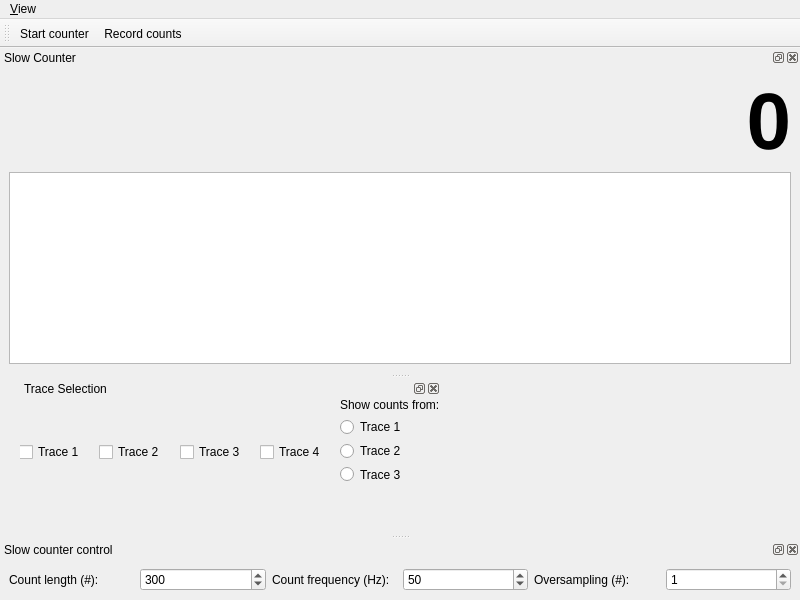
<?xml version="1.0" encoding="UTF-8"?>
<ui version="4.0">
 <class>MainWindow</class>
 <widget class="QMainWindow" name="MainWindow">
  <property name="geometry">
   <rect>
    <x>0</x>
    <y>0</y>
    <width>800</width>
    <height>600</height>
   </rect>
  </property>
  <property name="windowTitle">
   <string>qudi: Slow Counter</string>
  </property>
  <widget class="QWidget" name="centralwidget">
   <widget class="QDockWidget" name="trace_selection_DockWidget">
    <property name="geometry">
     <rect>
      <x>20</x>
      <y>0</y>
      <width>421</width>
      <height>109</height>
     </rect>
    </property>
    <property name="floating">
     <bool>true</bool>
    </property>
    <property name="windowTitle">
     <string>Trace Selection</string>
    </property>
    <widget class="QWidget" name="dockWidgetContents_3">
     <widget class="QWidget" name="horizontalLayoutWidget">
      <property name="geometry">
       <rect>
        <x>-1</x>
        <y>0</y>
        <width>421</width>
        <height>109</height>
       </rect>
      </property>
      <layout class="QHBoxLayout" name="horizontalLayout_2">
       <item>
        <widget class="QCheckBox" name="trace_1_checkbox">
         <property name="text">
          <string>Trace 1</string>
         </property>
        </widget>
       </item>
       <item>
        <widget class="QCheckBox" name="trace_2_checkbox">
         <property name="text">
          <string>Trace 2</string>
         </property>
        </widget>
       </item>
       <item>
        <widget class="QCheckBox" name="trace_3_checkbox">
         <property name="text">
          <string>Trace 3</string>
         </property>
        </widget>
       </item>
       <item>
        <widget class="QCheckBox" name="trace_4_checkbox">
         <property name="text">
          <string>Trace 4</string>
         </property>
        </widget>
       </item>
       <item>
        <layout class="QVBoxLayout" name="verticalLayout_2">
         <item>
          <widget class="QLabel" name="show_couts_label">
           <property name="text">
            <string>Show counts from:</string>
           </property>
          </widget>
         </item>
         <item>
          <widget class="QRadioButton" name="trace_1_radiobutton">
           <property name="text">
            <string>Trace 1</string>
           </property>
          </widget>
         </item>
         <item>
          <widget class="QRadioButton" name="trace_2_radiobutton">
           <property name="text">
            <string>Trace 2</string>
           </property>
          </widget>
         </item>
         <item>
          <widget class="QRadioButton" name="trace_3_radiobutton">
           <property name="text">
            <string>Trace 3</string>
           </property>
          </widget>
         </item>
         <item>
          <widget class="QRadioButton" name="trace_4_radiobutton">
           <property name="text">
            <string>Trace 4</string>
           </property>
          </widget>
         </item>
        </layout>
       </item>
      </layout>
     </widget>
    </widget>
   </widget>
  </widget>
  <widget class="QMenuBar" name="menubar">
   <property name="geometry">
    <rect>
     <x>0</x>
     <y>0</y>
     <width>800</width>
     <height>21</height>
    </rect>
   </property>
   <widget class="QMenu" name="menuView">
    <property name="title">
     <string>&amp;View</string>
    </property>
    <widget class="QMenu" name="menuToolbars">
     <property name="title">
      <string>&amp;Toolbars</string>
     </property>
     <addaction name="counting_controls_view_Action"/>
    </widget>
    <addaction name="slow_counter_view_Action"/>
    <addaction name="slow_counter_parameters_view_Action"/>
    <addaction name="trace_selection_view_Action"/>
    <addaction name="separator"/>
    <addaction name="menuToolbars"/>
    <addaction name="separator"/>
    <addaction name="restore_default_view_Action"/>
    <addaction name="actionClose"/>
   </widget>
   <addaction name="menuView"/>
  </widget>
  <widget class="QDockWidget" name="counter_trace_DockWidget">
   <property name="sizePolicy">
    <sizepolicy hsizetype="Preferred" vsizetype="Preferred">
     <horstretch>1</horstretch>
     <verstretch>0</verstretch>
    </sizepolicy>
   </property>
   <property name="windowTitle">
    <string>Slow Counter</string>
   </property>
   <attribute name="dockWidgetArea">
    <number>4</number>
   </attribute>
   <widget class="QWidget" name="dockWidgetContents">
    <layout class="QVBoxLayout" name="verticalLayout">
     <item>
      <widget class="QLabel" name="count_value_Label">
       <property name="font">
        <font>
         <pointsize>60</pointsize>
         <weight>75</weight>
         <bold>true</bold>
        </font>
       </property>
       <property name="text">
        <string>0</string>
       </property>
       <property name="alignment">
        <set>Qt::AlignRight|Qt::AlignTrailing|Qt::AlignVCenter</set>
       </property>
      </widget>
     </item>
     <item>
      <widget class="PlotWidget" name="counter_trace_PlotWidget"/>
     </item>
    </layout>
   </widget>
  </widget>
  <widget class="QDockWidget" name="slow_counter_parameters_DockWidget">
   <property name="maximumSize">
    <size>
     <width>524287</width>
     <height>100</height>
    </size>
   </property>
   <property name="windowTitle">
    <string>Slow counter control</string>
   </property>
   <attribute name="dockWidgetArea">
    <number>8</number>
   </attribute>
   <widget class="QWidget" name="dockWidgetContents_2">
    <layout class="QHBoxLayout" name="horizontalLayout">
     <item>
      <widget class="QLabel" name="label">
       <property name="text">
        <string>Count length (#):</string>
       </property>
      </widget>
     </item>
     <item>
      <widget class="QSpinBox" name="count_length_SpinBox">
       <property name="minimum">
        <number>1</number>
       </property>
       <property name="maximum">
        <number>1000000</number>
       </property>
       <property name="singleStep">
        <number>10</number>
       </property>
       <property name="value">
        <number>300</number>
       </property>
      </widget>
     </item>
     <item>
      <widget class="QLabel" name="label_2">
       <property name="text">
        <string>Count frequency (Hz):</string>
       </property>
      </widget>
     </item>
     <item>
      <widget class="QSpinBox" name="count_freq_SpinBox">
       <property name="minimum">
        <number>1</number>
       </property>
       <property name="maximum">
        <number>1000000</number>
       </property>
       <property name="singleStep">
        <number>10</number>
       </property>
       <property name="value">
        <number>50</number>
       </property>
      </widget>
     </item>
     <item>
      <widget class="QLabel" name="label_3">
       <property name="toolTip">
        <string>If bigger than 1, the number of samples is averaged over the given number and then displayed. 
Use for extremely fast counting, since all the raw data is saved. 
Timestamps in oversampling interval are all equal to the averaging time.</string>
       </property>
       <property name="text">
        <string>Oversampling (#):</string>
       </property>
      </widget>
     </item>
     <item>
      <widget class="QSpinBox" name="oversampling_SpinBox">
       <property name="toolTip">
        <string>If bigger than 1, the number of samples is averaged over the given number and then displayed. 
Use for extremely fast counting, since all the raw data is saved. 
Timestamps in oversampling interval are all equal to the averaging time.</string>
       </property>
       <property name="minimum">
        <number>1</number>
       </property>
       <property name="maximum">
        <number>10000</number>
       </property>
       <property name="value">
        <number>1</number>
       </property>
      </widget>
     </item>
    </layout>
   </widget>
  </widget>
  <widget class="QToolBar" name="counting_control_ToolBar">
   <property name="enabled">
    <bool>true</bool>
   </property>
   <property name="windowTitle">
    <string>Counting Controls</string>
   </property>
   <property name="toolButtonStyle">
    <enum>Qt::ToolButtonTextUnderIcon</enum>
   </property>
   <attribute name="toolBarArea">
    <enum>TopToolBarArea</enum>
   </attribute>
   <attribute name="toolBarBreak">
    <bool>false</bool>
   </attribute>
   <addaction name="start_counter_Action"/>
   <addaction name="record_counts_Action"/>
  </widget>
  <action name="start_counter_Action">
   <property name="checkable">
    <bool>true</bool>
   </property>
   <property name="icon">
    <iconset>
     <normaloff>../../artwork/icons/qudiTheme/22x22/start-counter.png</normaloff>../../artwork/icons/qudiTheme/22x22/start-counter.png</iconset>
   </property>
   <property name="text">
    <string>Start counter</string>
   </property>
   <property name="toolTip">
    <string>Start the counter</string>
   </property>
  </action>
  <action name="record_counts_Action">
   <property name="checkable">
    <bool>true</bool>
   </property>
   <property name="icon">
    <iconset>
     <normaloff>../../artwork/icons/qudiTheme/22x22/record-counter.png</normaloff>../../artwork/icons/qudiTheme/22x22/record-counter.png</iconset>
   </property>
   <property name="text">
    <string>Record counts</string>
   </property>
   <property name="toolTip">
    <string>Save count trace to file</string>
   </property>
  </action>
  <action name="slow_counter_view_Action">
   <property name="checkable">
    <bool>true</bool>
   </property>
   <property name="text">
    <string>&amp;Slow counter</string>
   </property>
   <property name="toolTip">
    <string>Show the Slow counter</string>
   </property>
  </action>
  <action name="slow_counter_parameters_view_Action">
   <property name="checkable">
    <bool>true</bool>
   </property>
   <property name="text">
    <string>Slow &amp;counter parameters</string>
   </property>
   <property name="toolTip">
    <string>Show Slow counter parameters</string>
   </property>
  </action>
  <action name="restore_default_view_Action">
   <property name="text">
    <string>&amp;Restore default</string>
   </property>
  </action>
  <action name="counting_controls_view_Action">
   <property name="checkable">
    <bool>true</bool>
   </property>
   <property name="text">
    <string>&amp;Counting controls</string>
   </property>
  </action>
  <action name="actionClose">
   <property name="icon">
    <iconset>
     <normaloff>../../artwork/icons/oxygen/22x22/application-exit.png</normaloff>../../artwork/icons/oxygen/22x22/application-exit.png</iconset>
   </property>
   <property name="text">
    <string>Close</string>
   </property>
  </action>
  <action name="trace_selection_view_Action">
   <property name="checkable">
    <bool>true</bool>
   </property>
   <property name="checked">
    <bool>false</bool>
   </property>
   <property name="text">
    <string>Trace Selection</string>
   </property>
  </action>
 </widget>
 <customwidgets>
  <customwidget>
   <class>PlotWidget</class>
   <extends>QGraphicsView</extends>
   <header>pyqtgraph</header>
  </customwidget>
 </customwidgets>
 <resources/>
 <connections>
  <connection>
   <sender>slow_counter_view_Action</sender>
   <signal>triggered(bool)</signal>
   <receiver>counter_trace_DockWidget</receiver>
   <slot>setVisible(bool)</slot>
   <hints>
    <hint type="sourcelabel">
     <x>-1</x>
     <y>-1</y>
    </hint>
    <hint type="destinationlabel">
     <x>399</x>
     <y>136</y>
    </hint>
   </hints>
  </connection>
  <connection>
   <sender>counter_trace_DockWidget</sender>
   <signal>visibilityChanged(bool)</signal>
   <receiver>slow_counter_view_Action</receiver>
   <slot>setChecked(bool)</slot>
   <hints>
    <hint type="sourcelabel">
     <x>399</x>
     <y>136</y>
    </hint>
    <hint type="destinationlabel">
     <x>-1</x>
     <y>-1</y>
    </hint>
   </hints>
  </connection>
  <connection>
   <sender>slow_counter_parameters_view_Action</sender>
   <signal>triggered(bool)</signal>
   <receiver>slow_counter_parameters_DockWidget</receiver>
   <slot>setVisible(bool)</slot>
   <hints>
    <hint type="sourcelabel">
     <x>-1</x>
     <y>-1</y>
    </hint>
    <hint type="destinationlabel">
     <x>399</x>
     <y>551</y>
    </hint>
   </hints>
  </connection>
  <connection>
   <sender>slow_counter_parameters_DockWidget</sender>
   <signal>visibilityChanged(bool)</signal>
   <receiver>slow_counter_parameters_view_Action</receiver>
   <slot>setChecked(bool)</slot>
   <hints>
    <hint type="sourcelabel">
     <x>399</x>
     <y>551</y>
    </hint>
    <hint type="destinationlabel">
     <x>-1</x>
     <y>-1</y>
    </hint>
   </hints>
  </connection>
  <connection>
   <sender>counting_controls_view_Action</sender>
   <signal>triggered(bool)</signal>
   <receiver>counting_control_ToolBar</receiver>
   <slot>setVisible(bool)</slot>
   <hints>
    <hint type="sourcelabel">
     <x>-1</x>
     <y>-1</y>
    </hint>
    <hint type="destinationlabel">
     <x>399</x>
     <y>41</y>
    </hint>
   </hints>
  </connection>
  <connection>
   <sender>counting_control_ToolBar</sender>
   <signal>visibilityChanged(bool)</signal>
   <receiver>counting_controls_view_Action</receiver>
   <slot>setChecked(bool)</slot>
   <hints>
    <hint type="sourcelabel">
     <x>399</x>
     <y>41</y>
    </hint>
    <hint type="destinationlabel">
     <x>-1</x>
     <y>-1</y>
    </hint>
   </hints>
  </connection>
  <connection>
   <sender>actionClose</sender>
   <signal>triggered()</signal>
   <receiver>MainWindow</receiver>
   <slot>close()</slot>
   <hints>
    <hint type="sourcelabel">
     <x>-1</x>
     <y>-1</y>
    </hint>
    <hint type="destinationlabel">
     <x>399</x>
     <y>299</y>
    </hint>
   </hints>
  </connection>
  <connection>
   <sender>trace_selection_view_Action</sender>
   <signal>triggered(bool)</signal>
   <receiver>trace_selection_DockWidget</receiver>
   <slot>setVisible(bool)</slot>
   <hints>
    <hint type="sourcelabel">
     <x>-1</x>
     <y>-1</y>
    </hint>
    <hint type="destinationlabel">
     <x>39</x>
     <y>463</y>
    </hint>
   </hints>
  </connection>
  <connection>
   <sender>trace_selection_DockWidget</sender>
   <signal>visibilityChanged(bool)</signal>
   <receiver>trace_selection_view_Action</receiver>
   <slot>setChecked(bool)</slot>
   <hints>
    <hint type="sourcelabel">
     <x>39</x>
     <y>463</y>
    </hint>
    <hint type="destinationlabel">
     <x>-1</x>
     <y>-1</y>
    </hint>
   </hints>
  </connection>
 </connections>
</ui>
